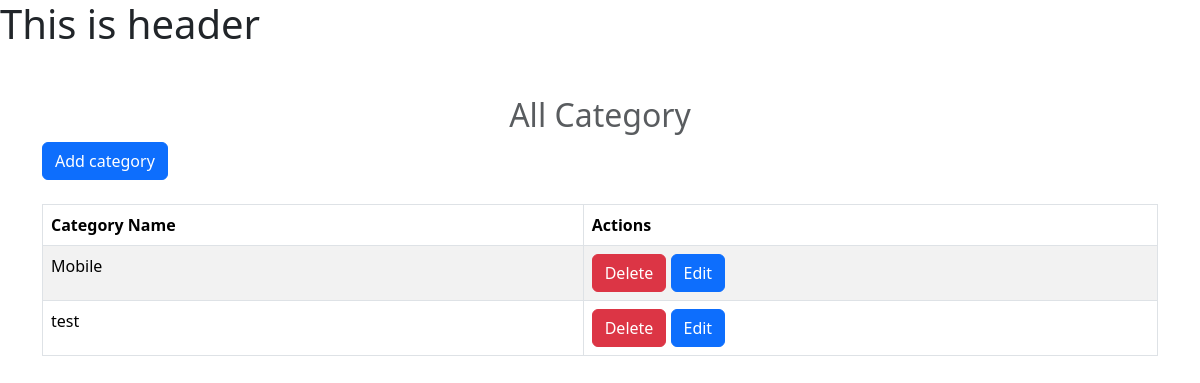
The page /product/category-list/ on the database as committed earlier.
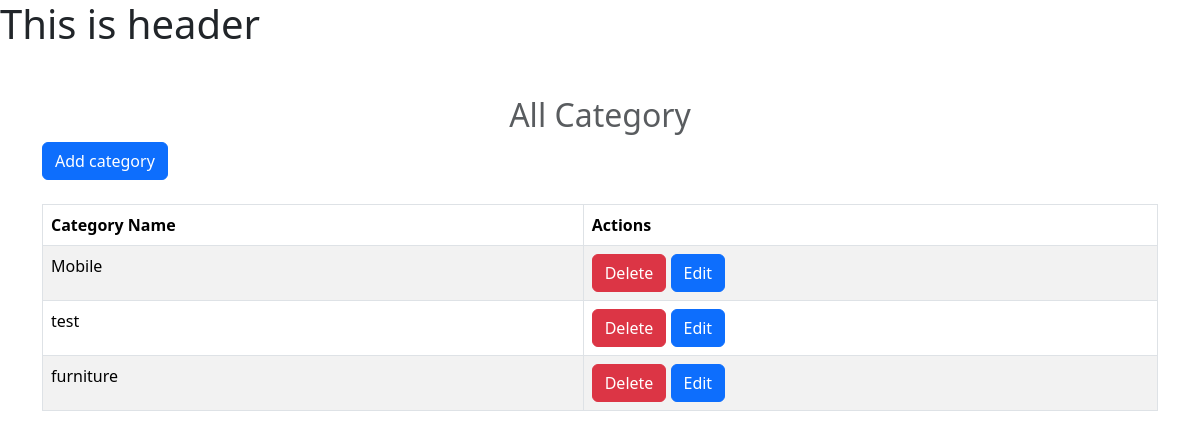
The same page on the database as committed later.
### product/models.py (models this page shows, shortened)
class Category(models.Model):
    category_name = models.CharField(max_length=100)
    description = models.TextField(blank=True, null=True)
    created_at = models.DateTimeField(auto_now_add=True)
    updated_at = models.DateTimeField(auto_now=True)
    class Meta:
        verbose_name_plural = "Categories"

### product/views.py (the view)
# urls.py: path('category-list/',views.get_all_categories, name="category_list"),
def get_all_categories(request):
    categories = Category.objects.all()
    return render(request, "product/category_list.html",{
        "categories": categories,
        "is_empty": len(categories) <= 0
    })

### product/templates/product/category_list.html (shortened to what this page needs)
<!doctype html>
{% extends "base.html" %}
{% block main_content %}
    <div class="container mt-5">
      <h2 class="text-center text-muted">All Category</h2>
      <div class="mb-4">
        <a href="{% url 'add_category' %}" class="btn btn-primary">Add category</a>
      </div>
      {% if is_empty%}
        <div class="d-flex mt-4 justify-content-center">
          <div class="col-md-4 p-4 shadow rounded">
            <h1 class="text-danger">No Items Found</h1>
            <p>Please add category.</p>
          </div>
        </div>
      {% else %}
      <table class="table table-striped table-bordered">
        <thead>
          <tr>
            <th scope="col">Category Name</th>
            <th scope="col">Actions</th>
          </tr>
        </thead>
        <tbody>
          {% for item in categories %}
          <tr>
            <td>{{item.category_name}}</td>
            <td>
              <a href="{% url 'delete_category' item.id %}" class="btn btn-danger">Delete</a>
              <a href="{% url 'edit_category' item.id %}" class="btn btn-primary">Edit</a>
            </td>
          </tr>
          {% endfor %}
        </tbody>
      </table>
      {% endif %}
    </div>
{% endblock %}

Rows that differ between the two databases and show on the page:
added Category: category_name "furniture"
